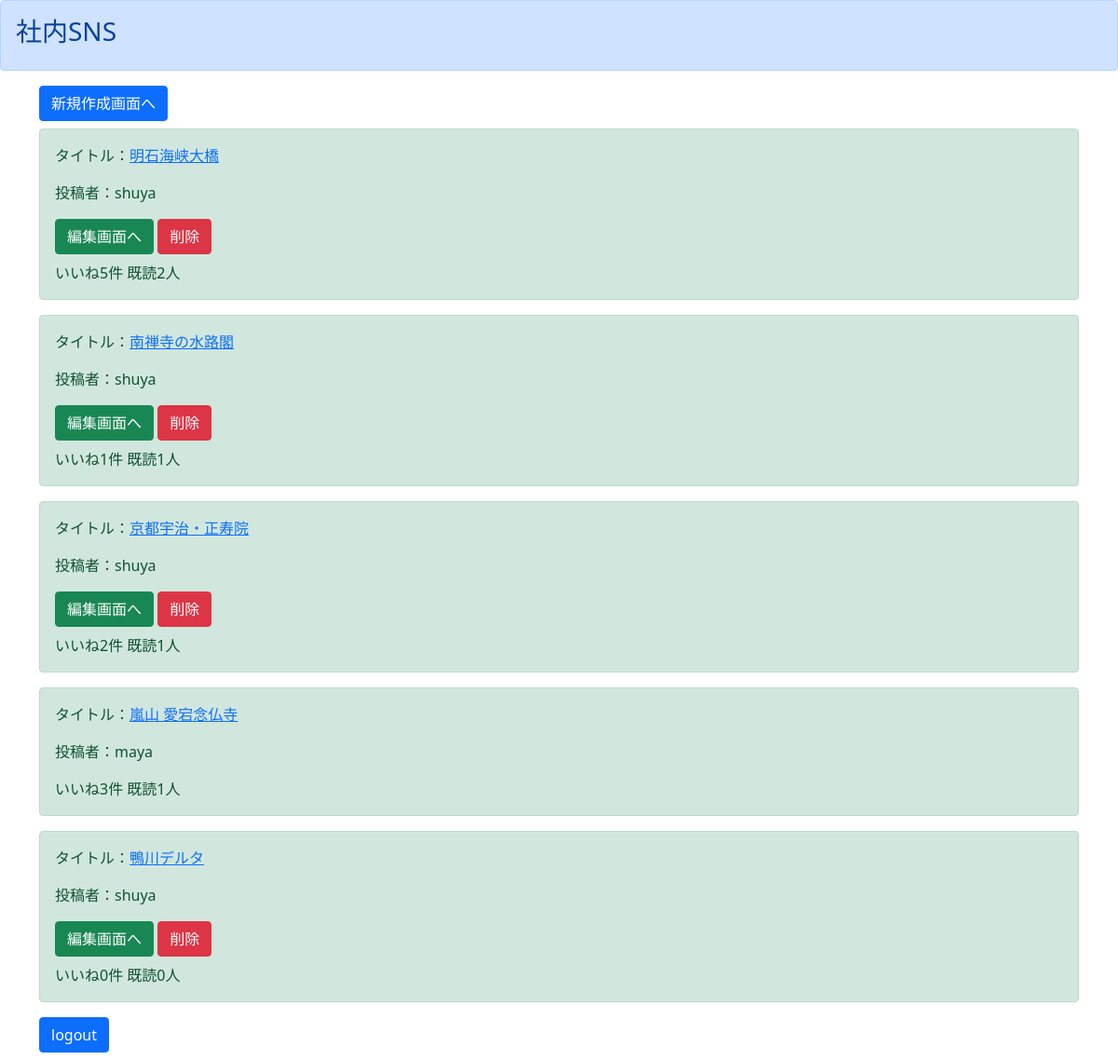
Screenshot of /list/ (signed in) with the database file from the repository.
### boardapp/models.py (models this page shows)
class BoardModel(models.Model):
    title = models.CharField(max_length=100)
    content = models.TextField()
    author = models.CharField(max_length=50)
    snsimage = models.ImageField(upload_to='')
    good = models.IntegerField(null=True, blank=True, default=0)
    read = models.IntegerField(null=True, blank=True, default=0)
    readtext = models.TextField(null=True, blank=True, default='a')

### boardapp/views.py (the view)
# urls.py: path('list/', listfunc, name='list'),
@login_required
def listfunc(request):
    object_list = BoardModel.objects.all()
    return render(request, 'list.html', {'object_list':object_list})

### templates/list.html
{% extends 'base.html' %}
{% block header %}
<div class="alert alert-primary" role="alert">
    <h3>社内SNS</h3>
</div>
{% endblock header %}
{% block content %}
{% if user.is_authenticated %}
<div class="container">
    <a href="{% url 'create' %}" class="btn btn-primary mb-2" role="button" aria-disabled="true">新規作成画面へ</a>
    {% for item in object_list %}
    <div class="alert alert-success" role="alert">
        <p>タイトル：<a href="{% url 'detail' item.pk %}">{{ item.title }}</a></p>
        <p>投稿者：{{ item.author }}</p>
        {% if item.author == user.username %}
        <a href="{% url 'update' item.pk %}" class="btn btn-success mb-2" tabindex="-1" role="button" aria-disabled="true">編集画面へ</a>
        <a href="{% url 'delete' item.pk %}" class="btn btn-danger mb-2" tabindex="-1" role="button" aria-disabled="true">削除</a>
        <br>
        {% endif %}
        <h7>いいね{{ item.good }}件  既読{{ item.read }}人</h7>
    </div>
    {% endfor %}
    <a href="{% url 'logout' %}" class="btn btn-primary mb-2" role="button" aria-disabled="true" mb-5>logout</a>
</div>
{% else %}
please login
{% endif %}
{% endblock content %}

### templates/base.html (shortened to what this page needs)
<!doctype html>
<html lang="en">
  <head>
    <link href="https://cdn.jsdelivr.net/npm/bootstrap@5.1.3/dist/css/bootstrap.min.css" rel="stylesheet">
  </head>
    {% block header %}
    {% endblock header %}
    {% block content %}
    {% endblock content %}
</html>

### rows the page displays
BoardModel: title "明石海峡大橋", author "shuya", shows "編集画面へ", good "5", read "2"
BoardModel: title "南禅寺の水路閣", author "shuya", shows "編集画面へ", good "1", read "1"
BoardModel: title "京都宇治・正寿院", author "shuya", shows "編集画面へ", good "2", read "1"
BoardModel: title "嵐山 愛宕念仏寺", author "maya", good "3", read "1"
BoardModel: title "鴨川デルタ", author "shuya", shows "編集画面へ", good "0", read "0"
